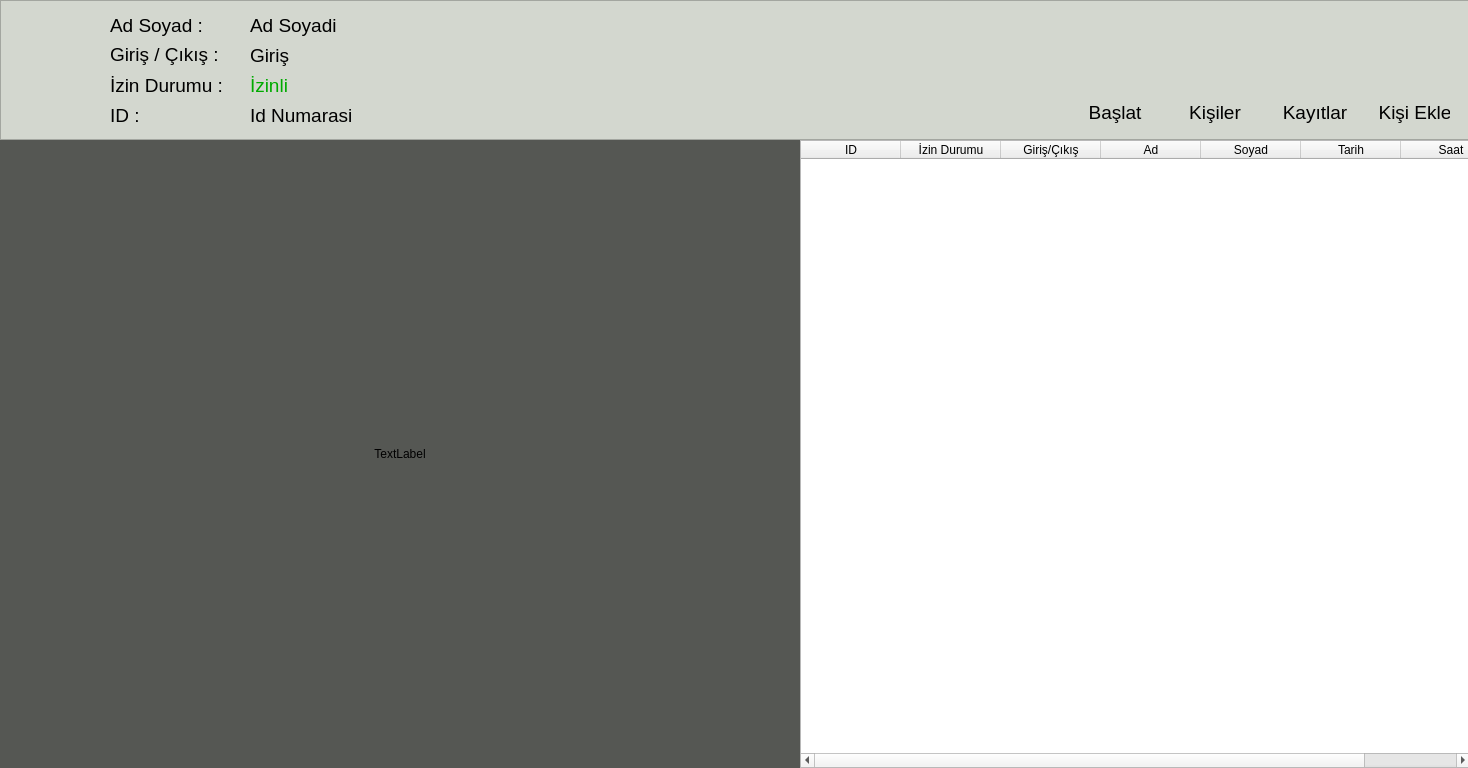
<?xml version="1.0" encoding="UTF-8"?>
<ui version="4.0">
 <class>Form</class>
 <widget class="QWidget" name="Form">
  <property name="geometry">
   <rect>
    <x>0</x>
    <y>0</y>
    <width>1468</width>
    <height>768</height>
   </rect>
  </property>
  <property name="windowTitle">
   <string>Cam view</string>
  </property>
  <widget class="QFrame" name="frame">
   <property name="geometry">
    <rect>
     <x>0</x>
     <y>0</y>
     <width>1471</width>
     <height>768</height>
    </rect>
   </property>
   <property name="frameShape">
    <enum>QFrame::StyledPanel</enum>
   </property>
   <property name="frameShadow">
    <enum>QFrame::Raised</enum>
   </property>
   <widget class="QFrame" name="menuKismi">
    <property name="enabled">
     <bool>true</bool>
    </property>
    <property name="geometry">
     <rect>
      <x>0</x>
      <y>0</y>
      <width>1471</width>
      <height>140</height>
     </rect>
    </property>
    <property name="styleSheet">
     <string notr="true">background-color: rgb(211, 215, 207);</string>
    </property>
    <property name="frameShape">
     <enum>QFrame::StyledPanel</enum>
    </property>
    <property name="frameShadow">
     <enum>QFrame::Raised</enum>
    </property>
    <widget class="QLabel" name="labelid">
     <property name="geometry">
      <rect>
       <x>110</x>
       <y>100</y>
       <width>70</width>
       <height>30</height>
      </rect>
     </property>
     <property name="font">
      <font>
       <pointsize>14</pointsize>
      </font>
     </property>
     <property name="styleSheet">
      <string notr="true">background-color: rgba(0,0,0,0%)</string>
     </property>
     <property name="text">
      <string>ID :</string>
     </property>
    </widget>
    <widget class="QLabel" name="labelAdSoyad">
     <property name="geometry">
      <rect>
       <x>110</x>
       <y>10</y>
       <width>101</width>
       <height>30</height>
      </rect>
     </property>
     <property name="font">
      <font>
       <pointsize>14</pointsize>
      </font>
     </property>
     <property name="styleSheet">
      <string notr="true">background-color: rgba(0,0,0,0%)</string>
     </property>
     <property name="text">
      <string>Ad Soyad :</string>
     </property>
    </widget>
    <widget class="QLabel" name="labelizin">
     <property name="geometry">
      <rect>
       <x>110</x>
       <y>70</y>
       <width>121</width>
       <height>30</height>
      </rect>
     </property>
     <property name="font">
      <font>
       <pointsize>14</pointsize>
      </font>
     </property>
     <property name="styleSheet">
      <string notr="true">background-color: rgba(0,0,0,0%)</string>
     </property>
     <property name="text">
      <string>İzin Durumu :</string>
     </property>
    </widget>
    <widget class="QLabel" name="labelGirisCikis">
     <property name="geometry">
      <rect>
       <x>110</x>
       <y>40</y>
       <width>111</width>
       <height>30</height>
      </rect>
     </property>
     <property name="font">
      <font>
       <pointsize>14</pointsize>
      </font>
     </property>
     <property name="styleSheet">
      <string notr="true">background-color: rgba(0,0,0,0%)</string>
     </property>
     <property name="text">
      <string>&lt;html&gt;&lt;head/&gt;&lt;body&gt;&lt;p&gt;Giriş / Çıkış :&lt;/p&gt;&lt;/body&gt;&lt;/html&gt;</string>
     </property>
    </widget>
    <widget class="QLabel" name="lbl_AdSoyad">
     <property name="geometry">
      <rect>
       <x>250</x>
       <y>10</y>
       <width>141</width>
       <height>30</height>
      </rect>
     </property>
     <property name="font">
      <font>
       <pointsize>14</pointsize>
      </font>
     </property>
     <property name="styleSheet">
      <string notr="true">background-color: rgba(0,0,0,0%)</string>
     </property>
     <property name="text">
      <string>Ad Soyadi</string>
     </property>
     <property name="buddy">
      <cstring>btnKisiler</cstring>
     </property>
    </widget>
    <widget class="QLabel" name="lbl_izinli">
     <property name="geometry">
      <rect>
       <x>250</x>
       <y>70</y>
       <width>101</width>
       <height>30</height>
      </rect>
     </property>
     <property name="font">
      <font>
       <pointsize>14</pointsize>
      </font>
     </property>
     <property name="styleSheet">
      <string notr="true">color: rgb(0, 170, 0);
</string>
     </property>
     <property name="text">
      <string>İzinli</string>
     </property>
    </widget>
    <widget class="QLabel" name="lblGiris">
     <property name="geometry">
      <rect>
       <x>250</x>
       <y>40</y>
       <width>70</width>
       <height>30</height>
      </rect>
     </property>
     <property name="font">
      <font>
       <pointsize>14</pointsize>
      </font>
     </property>
     <property name="styleSheet">
      <string notr="true">background-color: rgba(0,0,0,0%)</string>
     </property>
     <property name="text">
      <string>Giriş</string>
     </property>
    </widget>
    <widget class="QLabel" name="lbl_ID">
     <property name="geometry">
      <rect>
       <x>250</x>
       <y>100</y>
       <width>111</width>
       <height>30</height>
      </rect>
     </property>
     <property name="font">
      <font>
       <pointsize>14</pointsize>
      </font>
     </property>
     <property name="styleSheet">
      <string notr="true">background-color: rgba(0,0,0,0%)</string>
     </property>
     <property name="text">
      <string>Id Numarasi</string>
     </property>
    </widget>
    <widget class="QPushButton" name="btnKisiler">
     <property name="geometry">
      <rect>
       <x>1175</x>
       <y>20</y>
       <width>80</width>
       <height>80</height>
      </rect>
     </property>
     <property name="layoutDirection">
      <enum>Qt::LeftToRight</enum>
     </property>
     <property name="autoFillBackground">
      <bool>false</bool>
     </property>
     <property name="styleSheet">
      <string notr="true">border:0px</string>
     </property>
     <property name="text">
      <string/>
     </property>
     <property name="icon">
      <iconset>
       <normaloff>resimler/images.png</normaloff>resimler/images.png</iconset>
     </property>
     <property name="iconSize">
      <size>
       <width>80</width>
       <height>80</height>
      </size>
     </property>
    </widget>
    <widget class="QPushButton" name="btnKisiEkle">
     <property name="geometry">
      <rect>
       <x>1375</x>
       <y>20</y>
       <width>80</width>
       <height>80</height>
      </rect>
     </property>
     <property name="layoutDirection">
      <enum>Qt::LeftToRight</enum>
     </property>
     <property name="autoFillBackground">
      <bool>false</bool>
     </property>
     <property name="styleSheet">
      <string notr="true">border:0px</string>
     </property>
     <property name="text">
      <string/>
     </property>
     <property name="icon">
      <iconset>
       <normaloff>resimler/add-user.png</normaloff>resimler/add-user.png</iconset>
     </property>
     <property name="iconSize">
      <size>
       <width>80</width>
       <height>80</height>
      </size>
     </property>
    </widget>
    <widget class="QLabel" name="label_kisiler">
     <property name="geometry">
      <rect>
       <x>1180</x>
       <y>97</y>
       <width>70</width>
       <height>31</height>
      </rect>
     </property>
     <property name="font">
      <font>
       <pointsize>14</pointsize>
      </font>
     </property>
     <property name="styleSheet">
      <string notr="true">background-color: rgba(0,0,0,0%)</string>
     </property>
     <property name="text">
      <string>Kişiler</string>
     </property>
     <property name="alignment">
      <set>Qt::AlignCenter</set>
     </property>
    </widget>
    <widget class="QLabel" name="label_kayit">
     <property name="geometry">
      <rect>
       <x>1280</x>
       <y>97</y>
       <width>70</width>
       <height>30</height>
      </rect>
     </property>
     <property name="font">
      <font>
       <pointsize>14</pointsize>
      </font>
     </property>
     <property name="styleSheet">
      <string notr="true">background-color: rgba(0,0,0,0%)</string>
     </property>
     <property name="text">
      <string>Kayıtlar</string>
     </property>
     <property name="alignment">
      <set>Qt::AlignCenter</set>
     </property>
    </widget>
    <widget class="QLabel" name="label_kisiEkle">
     <property name="geometry">
      <rect>
       <x>1380</x>
       <y>97</y>
       <width>70</width>
       <height>30</height>
      </rect>
     </property>
     <property name="font">
      <font>
       <pointsize>14</pointsize>
      </font>
     </property>
     <property name="styleSheet">
      <string notr="true">background-color: rgba(0,0,0,0%)</string>
     </property>
     <property name="text">
      <string>Kişi Ekle</string>
     </property>
     <property name="alignment">
      <set>Qt::AlignCenter</set>
     </property>
    </widget>
    <widget class="QPushButton" name="btnKayit">
     <property name="geometry">
      <rect>
       <x>1275</x>
       <y>20</y>
       <width>80</width>
       <height>80</height>
      </rect>
     </property>
     <property name="layoutDirection">
      <enum>Qt::LeftToRight</enum>
     </property>
     <property name="autoFillBackground">
      <bool>false</bool>
     </property>
     <property name="styleSheet">
      <string notr="true">border:0px</string>
     </property>
     <property name="text">
      <string/>
     </property>
     <property name="icon">
      <iconset>
       <normaloff>resimler/kayit2.png</normaloff>resimler/kayit2.png</iconset>
     </property>
     <property name="iconSize">
      <size>
       <width>80</width>
       <height>80</height>
      </size>
     </property>
    </widget>
    <widget class="QLabel" name="lblProfilFoto">
     <property name="geometry">
      <rect>
       <x>10</x>
       <y>20</y>
       <width>100</width>
       <height>100</height>
      </rect>
     </property>
     <property name="autoFillBackground">
      <bool>false</bool>
     </property>
     <property name="styleSheet">
      <string notr="true">background-color: rgba(0,0,0,0%)</string>
     </property>
     <property name="text">
      <string/>
     </property>
     <property name="pixmap">
      <pixmap>resimler/personReal.png</pixmap>
     </property>
     <property name="scaledContents">
      <bool>true</bool>
     </property>
     <property name="buddy">
      <cstring>btnKisiler</cstring>
     </property>
    </widget>
    <widget class="QPushButton" name="control_bt">
     <property name="geometry">
      <rect>
       <x>1075</x>
       <y>20</y>
       <width>80</width>
       <height>80</height>
      </rect>
     </property>
     <property name="styleSheet">
      <string notr="true">border:0px
</string>
     </property>
     <property name="text">
      <string/>
     </property>
     <property name="icon">
      <iconset>
       <normaloff>resimler/start.png</normaloff>resimler/start.png</iconset>
     </property>
     <property name="iconSize">
      <size>
       <width>80</width>
       <height>80</height>
      </size>
     </property>
    </widget>
    <widget class="QLabel" name="label_kisiler_2">
     <property name="geometry">
      <rect>
       <x>1080</x>
       <y>97</y>
       <width>70</width>
       <height>31</height>
      </rect>
     </property>
     <property name="font">
      <font>
       <pointsize>14</pointsize>
      </font>
     </property>
     <property name="styleSheet">
      <string notr="true">background-color: rgba(0,0,0,0%)</string>
     </property>
     <property name="text">
      <string>Başlat</string>
     </property>
     <property name="alignment">
      <set>Qt::AlignCenter</set>
     </property>
    </widget>
    <zorder>labelid</zorder>
    <zorder>labelAdSoyad</zorder>
    <zorder>labelizin</zorder>
    <zorder>labelGirisCikis</zorder>
    <zorder>lbl_AdSoyad</zorder>
    <zorder>lbl_ID</zorder>
    <zorder>btnKisiler</zorder>
    <zorder>btnKisiEkle</zorder>
    <zorder>label_kisiler</zorder>
    <zorder>label_kayit</zorder>
    <zorder>label_kisiEkle</zorder>
    <zorder>btnKayit</zorder>
    <zorder>lblProfilFoto</zorder>
    <zorder>control_bt</zorder>
    <zorder>lbl_izinli</zorder>
    <zorder>lblGiris</zorder>
    <zorder>label_kisiler_2</zorder>
   </widget>
   <widget class="QFrame" name="altFrame">
    <property name="geometry">
     <rect>
      <x>0</x>
      <y>140</y>
      <width>1470</width>
      <height>628</height>
     </rect>
    </property>
    <property name="frameShape">
     <enum>QFrame::StyledPanel</enum>
    </property>
    <property name="frameShadow">
     <enum>QFrame::Raised</enum>
    </property>
    <widget class="QFrame" name="frame_2">
     <property name="geometry">
      <rect>
       <x>0</x>
       <y>0</y>
       <width>800</width>
       <height>628</height>
      </rect>
     </property>
     <property name="frameShape">
      <enum>QFrame::StyledPanel</enum>
     </property>
     <property name="frameShadow">
      <enum>QFrame::Raised</enum>
     </property>
     <widget class="QLabel" name="image_label">
      <property name="geometry">
       <rect>
        <x>0</x>
        <y>0</y>
        <width>800</width>
        <height>628</height>
       </rect>
      </property>
      <property name="layoutDirection">
       <enum>Qt::LeftToRight</enum>
      </property>
      <property name="styleSheet">
       <string notr="true">background-color: rgb(85, 87, 83);</string>
      </property>
      <property name="text">
       <string>TextLabel</string>
      </property>
      <property name="alignment">
       <set>Qt::AlignCenter</set>
      </property>
     </widget>
    </widget>
    <widget class="QFrame" name="kayitFrame">
     <property name="geometry">
      <rect>
       <x>800</x>
       <y>0</y>
       <width>671</width>
       <height>628</height>
      </rect>
     </property>
     <property name="styleSheet">
      <string notr="true"/>
     </property>
     <property name="frameShape">
      <enum>QFrame::StyledPanel</enum>
     </property>
     <property name="frameShadow">
      <enum>QFrame::Raised</enum>
     </property>
     <widget class="QTableWidget" name="tableWidget">
      <property name="geometry">
       <rect>
        <x>0</x>
        <y>0</y>
        <width>671</width>
        <height>628</height>
       </rect>
      </property>
      <property name="styleSheet">
       <string notr="true">selection-background-color: rgb(233, 185, 110);</string>
      </property>
      <property name="editTriggers">
       <set>QAbstractItemView::SelectedClicked</set>
      </property>
      <column>
       <property name="text">
        <string>ID</string>
       </property>
      </column>
      <column>
       <property name="text">
        <string>İzin Durumu</string>
       </property>
      </column>
      <column>
       <property name="text">
        <string>Giriş/Çıkış</string>
       </property>
      </column>
      <column>
       <property name="text">
        <string>Ad</string>
       </property>
      </column>
      <column>
       <property name="text">
        <string>Soyad</string>
       </property>
      </column>
      <column>
       <property name="text">
        <string>Tarih</string>
       </property>
      </column>
      <column>
       <property name="text">
        <string>Saat</string>
       </property>
      </column>
     </widget>
    </widget>
   </widget>
  </widget>
 </widget>
 <tabstops>
  <tabstop>control_bt</tabstop>
  <tabstop>btnKisiler</tabstop>
  <tabstop>btnKayit</tabstop>
  <tabstop>btnKisiEkle</tabstop>
  <tabstop>tableWidget</tabstop>
 </tabstops>
 <resources/>
 <connections/>
</ui>
